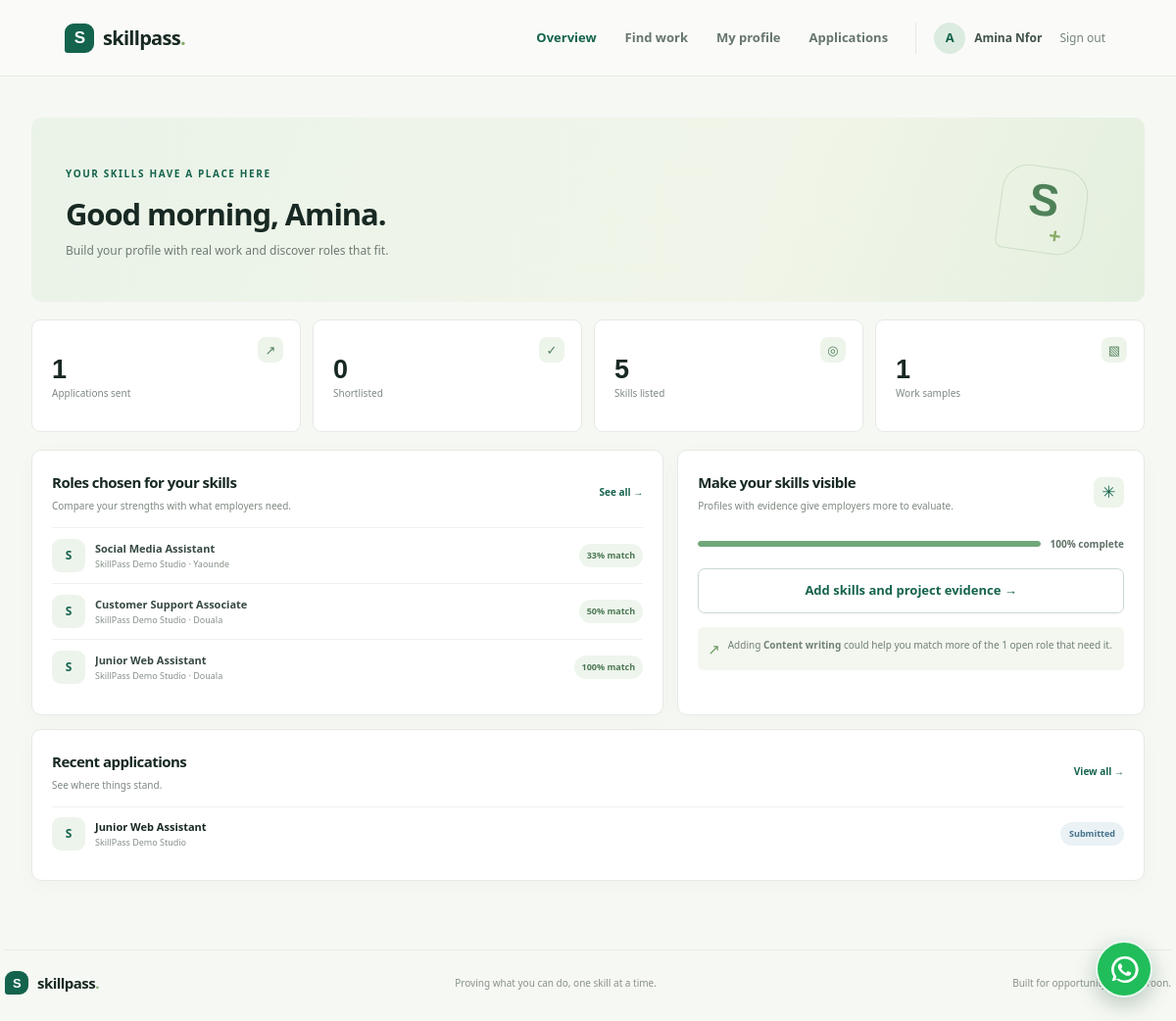
Page /index.php (signed in) on the committed database.
### tables this page shows
CREATE TABLE IF NOT EXISTS jobs (
  id BIGINT UNSIGNED NOT NULL AUTO_INCREMENT,
  employer_id BIGINT UNSIGNED NOT NULL,
  title VARCHAR(160) NOT NULL,
  company VARCHAR(160) NOT NULL,
  location VARCHAR(120) NOT NULL,
  work_type ENUM('On-site', 'Hybrid', 'Remote') NOT NULL DEFAULT 'On-site',
  description TEXT NOT NULL,
  status ENUM('open', 'closed') NOT NULL DEFAULT 'open',
  created_at TIMESTAMP NOT NULL DEFAULT CURRENT_TIMESTAMP,
  PRIMARY KEY (id),
  KEY idx_jobs_status_created (status, created_at),
  KEY idx_jobs_employer (employer_id),
  CONSTRAINT fk_jobs_employer FOREIGN KEY (employer_id) REFERENCES users(id) ON DELETE CASCADE
);

CREATE TABLE IF NOT EXISTS profiles (
  user_id BIGINT UNSIGNED NOT NULL,
  headline VARCHAR(160) NOT NULL DEFAULT '',
  location VARCHAR(120) NOT NULL DEFAULT '',
  bio TEXT NOT NULL,
  updated_at TIMESTAMP NOT NULL DEFAULT CURRENT_TIMESTAMP ON UPDATE CURRENT_TIMESTAMP,
  PRIMARY KEY (user_id),
  CONSTRAINT fk_profiles_user FOREIGN KEY (user_id) REFERENCES users(id) ON DELETE CASCADE
);

CREATE TABLE IF NOT EXISTS applications (
  id BIGINT UNSIGNED NOT NULL AUTO_INCREMENT,
  job_id BIGINT UNSIGNED NOT NULL,
  jobseeker_id BIGINT UNSIGNED NOT NULL,
  cover_note TEXT NOT NULL,
  status ENUM('submitted', 'reviewing', 'shortlisted', 'declined', 'hired') NOT NULL DEFAULT 'submitted',
  created_at TIMESTAMP NOT NULL DEFAULT CURRENT_TIMESTAMP,
  PRIMARY KEY (id),
  UNIQUE KEY uq_application_jobseeker (job_id, jobseeker_id),
  KEY idx_applications_job_status (job_id, status),
  KEY idx_applications_jobseeker (jobseeker_id),
  CONSTRAINT fk_applications_job FOREIGN KEY (job_id) REFERENCES jobs(id) ON DELETE CASCADE,
  CONSTRAINT fk_applications_jobseeker FOREIGN KEY (jobseeker_id) REFERENCES users(id) ON DELETE CASCADE
);

### config.php (called while the page is built, shortened)
<?php
$whatsappNumber = '237672828084';
function e(string|int|float|null $value): string
{
    return htmlspecialchars((string) $value, ENT_QUOTES | ENT_SUBSTITUTE, 'UTF-8');
}
function current_user(): ?array
{
    return isset($_SESSION['user']) && is_array($_SESSION['user']) ? $_SESSION['user'] : null;
}

### index.php (the view, shortened to what this page needs)
<?php
require __DIR__ . '/config.php';
$user = current_user();
$page = isset($_GET['page']) && is_string($_GET['page']) ? $_GET['page'] : ($user ? 'dashboard' : 'home');
$user = current_user();
$profile = null;
$skillNames = [];
$projects = [];
$openJobs = [];
$applications = [];
$gapSkill = null;
$counts = ['applications' => 0, 'shortlisted' => 0, 'projects' => 0, 'jobs' => 0, 'candidates' => 0];
if ($user && $user['role'] === 'jobseeker') {
    $statement = $pdo->prepare('SELECT headline, location, bio FROM profiles WHERE user_id = ?');
    $statement->execute([$user['id']]);
    $profile = $statement->fetch() ?: ['headline' => '', 'location' => '', 'bio' => ''];
    $statement = $pdo->prepare(
        'SELECT s.name FROM user_skills us JOIN skills s ON s.id = us.skill_id WHERE us.user_id = ? ORDER BY s.name'
    );
    $statement->execute([$user['id']]);
    $skillNames = array_column($statement->fetchAll(), 'name');
    $statement = $pdo->prepare('SELECT id, title, description, evidence_url, created_at FROM projects WHERE user_id = ? ORDER BY created_at DESC');
    $statement->execute([$user['id']]);
    $projects = $statement->fetchAll();
    $statement = $pdo->prepare(
        "SELECT j.id, j.title, j.company, j.location, j.work_type, j.description, j.created_at,
                u.name AS employer_name,
                (SELECT GROUP_CONCAT(s.name ORDER BY s.name SEPARATOR ', ')
                 FROM job_skills js JOIN skills s ON s.id = js.skill_id WHERE js.job_id = j.id) AS skills,
                EXISTS(SELECT 1 FROM applications a WHERE a.job_id = j.id AND a.jobseeker_id = ?) AS applied
         FROM jobs j JOIN users u ON u.id = j.employer_id
         WHERE j.status = 'open' ORDER BY j.created_at DESC"
    );
    $statement->execute([$user['id']]);
    $openJobs = $statement->fetchAll();
    $statement = $pdo->prepare(
        "SELECT a.id, a.status, a.cover_note, a.created_at, j.id AS job_id, j.title, j.company, j.location,
                c.id AS challenge_id, c.title AS challenge_title, c.instructions,
                s.id AS submission_id, s.response AS submission_response, s.evidence_url AS submission_evidence,
                s.status AS challenge_status, s.reviewer_note, s.submitted_at
         FROM applications a
         JOIN jobs j ON j.id = a.job_id
         LEFT JOIN challenges c ON c.job_id = j.id
         LEFT JOIN challenge_submissions s ON s.challenge_id = c.id AND s.jobseeker_id = a.jobseeker_id
         WHERE a.jobseeker_id = ? ORDER BY a.created_at DESC"
    );
    $statement->execute([$user['id']]);
    $applications = $statement->fetchAll();
    $statement = $pdo->prepare("SELECT COUNT(*) FROM applications WHERE jobseeker_id = ?");
    $statement->execute([$user['id']]);
    $counts['applications'] = (int) $statement->fetchColumn();
    $statement = $pdo->prepare("SELECT COUNT(*) FROM applications WHERE jobseeker_id = ? AND status = 'shortlisted'");
    $statement->execute([$user['id']]);
    $counts['shortlisted'] = (int) $statement->fetchColumn();
    $counts['projects'] = count($projects);
    if ($skillNames) {
        $statement = $pdo->prepare(
            "SELECT s.name, COUNT(DISTINCT js.job_id) AS demand
             FROM job_skills js
             JOIN jobs j ON j.id = js.job_id AND j.status = 'open'
             JOIN skills s ON s.id = js.skill_id
             WHERE s.id NOT IN (
               SELECT us.skill_id FROM user_skills us WHERE us.user_id = ?
             )
             GROUP BY s.id ORDER BY demand DESC, s.name ASC LIMIT 1"
        );
        $statement->execute([$user['id']]);
        $gapSkill = $statement->fetch() ?: null;
    }
}
function badge_class(string $status): string
{
    return match ($status) {
        'shortlisted', 'passed', 'hired' => 'badge badge-green',
        'reviewing', 'submitted' => 'badge badge-blue',
        'declined', 'needs_work', 'closed' => 'badge badge-muted',
        default => 'badge',
    };
}
function status_label(string $status): string
{
    return match ($status) {
        'needs_work' => 'Needs another look',
        'shortlisted' => 'Shortlisted',
        'reviewing' => 'In review',
        'submitted' => 'Submitted',
        'passed' => 'Passed',
        'declined' => 'Not selected',
        'hired' => 'Hired',
        'closed' => 'Closed',
        'open' => 'Open',
        default => ucfirst($status),
    };
}
$isPublic = !$user;
?>
<!doctype html>
<html lang="en">
<head>
    <link rel="stylesheet" href="style.css">
</head>
<body>
<header class="topbar">
    <a class="brand" href="index.php" aria-label="SkillPass home">
        <span class="brand-mark">S</span>
        <span>skillpass<span class="brand-dot">.</span></span>
    </a>
    <?php if ($user): ?>
        <nav class="main-nav" aria-label="Main navigation">
            <?php if ($user['role'] === 'jobseeker'): ?>
                <a class="<?= $page === 'dashboard' ? 'active' : '' ?>" href="index.php">Overview</a>
                <a class="<?= $page === 'opportunities' ? 'active' : '' ?>" href="index.php?page=opportunities">Find work</a>
                <a class="<?= $page === 'profile' ? 'active' : '' ?>" href="index.php?page=profile">My profile</a>
                <a class="<?= $page === 'applications' ? 'active' : '' ?>" href="index.php?page=applications">Applications</a>
            <?php else: ?>
                <a class="<?= $page === 'dashboard' ? 'active' : '' ?>" href="index.php">Overview</a>
                <a class="<?= $page === 'jobs' ? 'active' : '' ?>" href="index.php?page=jobs">My openings</a>
            <?php endif; ?>
        </nav>
        <div class="top-user">
            <span class="avatar"><?= e(mb_strtoupper(mb_substr($user['name'], 0, 1))) ?></span>
            <span class="top-user-name"><?= e($user['name']) ?></span>
            <form method="post" class="logout-form">
                <button class="text-button" type="submit">Sign out</button>
            </form>
        </div>
    <?php endif; ?>
</header>
<main class="<?= $isPublic ? 'public-main' : 'app-main' ?>">
    <?php if (!$user && $page === 'login'): ?>
        <section class="auth-layout">
            <div class="auth-story">
                <span class="eyebrow">WELCOME BACK</span>
                <h1>Your next opportunity starts with what you can do.</h1>
                <p>Sign in to pick up where your skills and evidence left off.</p>
            </div>
            <form class="panel auth-card" method="post">
                <h2>Sign in</h2>
                <p class="muted">Use your SkillPass account to continue.</p>
                <input type="hidden" name="csrf_token" value="<?= e(csrf_token()) ?>">
                <input type="hidden" name="action" value="login">
                <label>Email address<input type="email" name="email" autocomplete="email" required></label>
                <label>Password<input type="password" name="password" autocomplete="current-password" required></label>
                <button class="button button-primary button-full" type="submit">Sign in</button>
                <p class="form-foot">New to SkillPass? <a href="index.php?page=register">Create an account</a></p>
                <div class="demo-hint">Demo accounts: <strong>employer@skillpass.cm</strong>, <strong>amina@skillpass.cm</strong> or <strong>joel@skillpass.cm</strong><br>Password: <strong>Demo123!</strong></div>
            </form>
        </section>
    <?php elseif ($user['role'] === 'jobseeker'): ?>
        <section class="welcome-banner"><div><span class="eyebrow">YOUR SKILLS HAVE A PLACE HERE</span><h1>Good <?= date('G') < 12 ? 'morning' : (date('G') < 17 ? 'afternoon' : 'evening') ?>, <?= e(explode(' ', $user['name'])[0]) ?>.</h1><p>Build your profile with real work and discover roles that fit.</p></div><div class="welcome-mark">S<span>+</span></div></section>
        <div class="stats-grid"><article class="stat-card"><span class="stat-icon">↗</span><strong><?= $counts['applications'] ?></strong><span>Applications sent</span></article><article class="stat-card"><span class="stat-icon">✓</span><strong><?= $counts['shortlisted'] ?></strong><span>Shortlisted</span></article><article class="stat-card"><span class="stat-icon">◎</span><strong><?= count($skillNames) ?></strong><span>Skills listed</span></article><article class="stat-card"><span class="stat-icon">▧</span><strong><?= $counts['projects'] ?></strong><span>Work samples</span></article></div>
        <div class="dashboard-columns"><section class="panel dashboard-panel"><div class="panel-heading"><div><h2>Roles chosen for your skills</h2><p>Compare your strengths with what employers need.</p></div><a href="index.php?page=opportunities">See all →</a></div>
            <?php if ($openJobs): ?><div class="compact-job-list"><?php foreach (array_slice($openJobs, 0, 3) as $job): $jobSkills = $job['skills'] ? explode(', ', $job['skills']) : []; $matches = array_intersect(array_map('strtolower', $jobSkills), array_map('strtolower', $skillNames)); ?><a class="compact-job" href="index.php?page=opportunities"><span class="company-mark"><?= e(mb_strtoupper(mb_substr($job['company'], 0, 1))) ?></span><span class="compact-job-copy"><strong><?= e($job['title']) ?></strong><small><?= e($job['company']) ?> · <?= e($job['location']) ?></small></span><span class="match-pill"><?= count($jobSkills) ? (int) round(count($matches) / count($jobSkills) * 100) : 0 ?>% match</span></a><?php endforeach; ?></div><?php else: ?><p class="muted">New openings will show up here.</p><?php endif; ?>
        </section><section class="panel dashboard-panel"><div class="panel-heading"><div><h2>Make your skills visible</h2><p>Profiles with evidence give employers more to evaluate.</p></div><span class="heading-icon">✳</span></div><div class="profile-progress"><div class="progress-track"><span style="width:<?= (int) min(100, (($profile['headline'] ? 20 : 0) + ($profile['location'] ? 15 : 0) + ($profile['bio'] ? 25 : 0) + (count($skillNames) ? 20 : 0) + (count($projects) ? 20 : 0))) ?>%"></span></div><strong><?= (int) min(100, (($profile['headline'] ? 20 : 0) + ($profile['location'] ? 15 : 0) + ($profile['bio'] ? 25 : 0) + (count($skillNames) ? 20 : 0) + (count($projects) ? 20 : 0))) ?>% complete</strong></div><a class="button button-outline button-full" href="index.php?page=profile">Add skills and project evidence →</a><?php if ($gapSkill): ?><div class="gap-callout"><span>↗</span><p>Adding <strong><?= e($gapSkill['name']) ?></strong> could help you match more of the <?= (int) $gapSkill['demand'] ?> open <?= (int) $gapSkill['demand'] === 1 ? 'role' : 'roles' ?> that need it.</p></div><?php endif; ?></section></div>
        <section class="panel dashboard-panel recent-applications"><div class="panel-heading"><div><h2>Recent applications</h2><p>See where things stand.</p></div><a href="index.php?page=applications">View all →</a></div><?php if ($applications): ?><div class="recent-list"><?php foreach (array_slice($applications, 0, 3) as $application): ?><div class="recent-row"><span class="company-mark"><?= e(mb_strtoupper(mb_substr($application['company'], 0, 1))) ?></span><div><strong><?= e($application['title']) ?></strong><small><?= e($application['company']) ?></small></div><span class="<?= e(badge_class($application['status'])) ?>"><?= e(status_label($application['status'])) ?></span></div><?php endforeach; ?></div><?php else: ?><div class="inline-empty"><p>No applications yet. A good first step is to find a role that sounds right.</p><a href="index.php?page=opportunities">Explore openings →</a></div><?php endif; ?></section>
    <?php endif; ?>
</main>
<footer class="site-footer"><a class="brand" href="index.php"><span class="brand-mark">S</span><span>skillpass<span class="brand-dot">.</span></span></a><span>Proving what you can do, one skill at a time.</span><span>Built for opportunity in Cameroon.</span></footer>
<a class="whatsapp-float" href="https://wa.me/<?= e($whatsappNumber) ?>?text=<?= e(rawurlencode('Hi SkillPass, I would like to learn more about the platform.')) ?>" target="_blank" rel="noopener noreferrer" aria-label="Chat with SkillPass on WhatsApp" title="Chat with us on WhatsApp">
</a>
</body>
</html>

### rows in the picture
jobs: company "S", title "Social Media Assistant", company "SkillPass Demo Studio", location "Yaounde", count($matches) / count($jobSkills) * 100 "33"
jobs: company "S", title "Customer Support Associate", company "SkillPass Demo Studio", location "Douala", count($matches) / count($jobSkills) * 100 "50"
jobs: company "S", title "Junior Web Assistant", company "SkillPass Demo Studio", location "Douala", count($matches) / count($jobSkills) * 100 "100"
profiles: headline+location+bio "100"
applications: job.company "S", job.title "Junior Web Assistant", job.company "SkillPass Demo Studio", status "Submitted"

### other values in the picture
mb_strtoupper(mb_substr($user['name'], 0, 1)) "A"
$user['name'] "Amina Nfor"
explode(' ', $user['name'])[0] "Amina"
$counts['applications'] "1"
$counts['shortlisted'] "0"
count($skillNames) "5"
$counts['projects'] "1"
$gapSkill['name'] "Content writing"
$gapSkill['demand'] "1"
